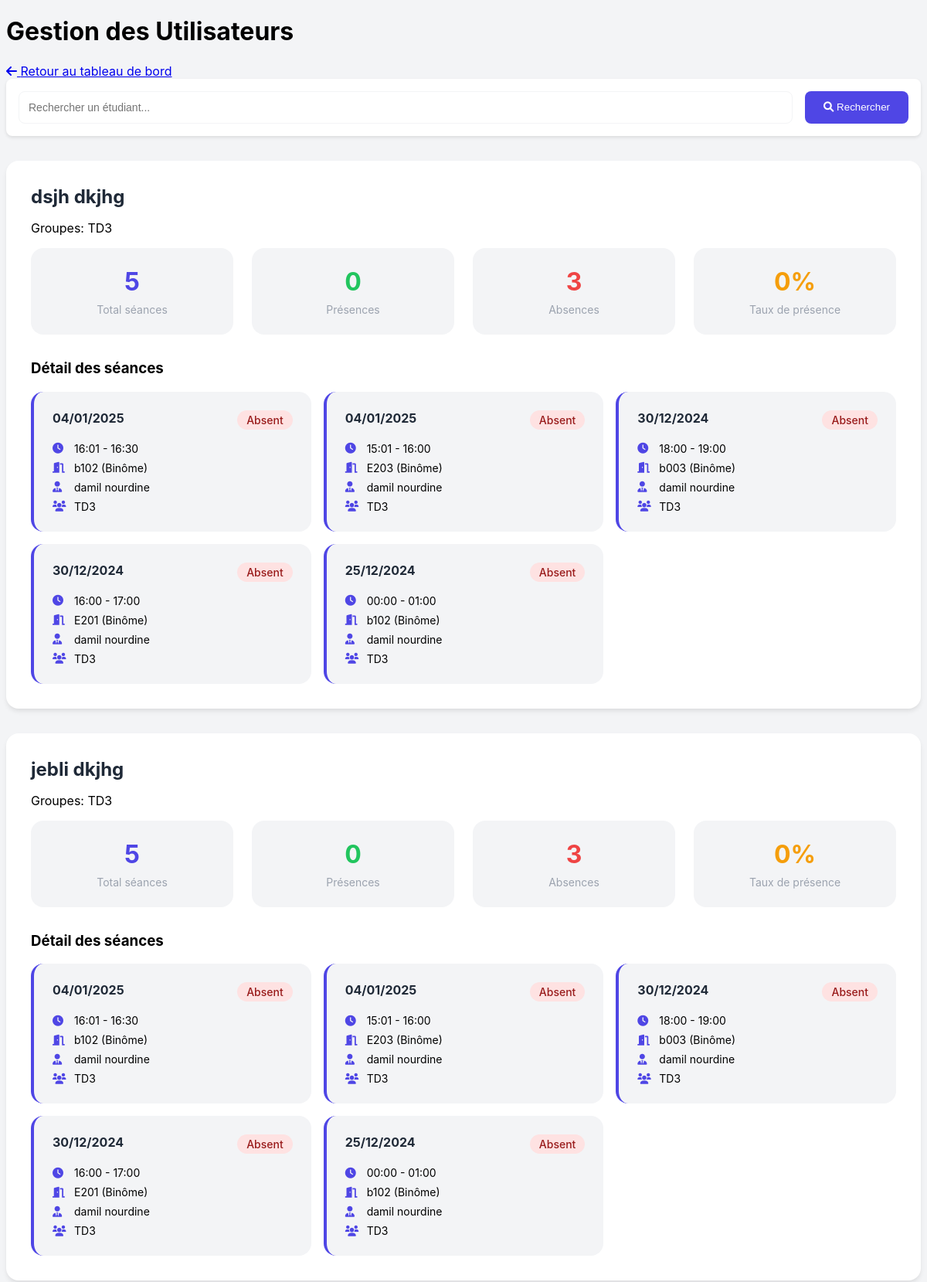
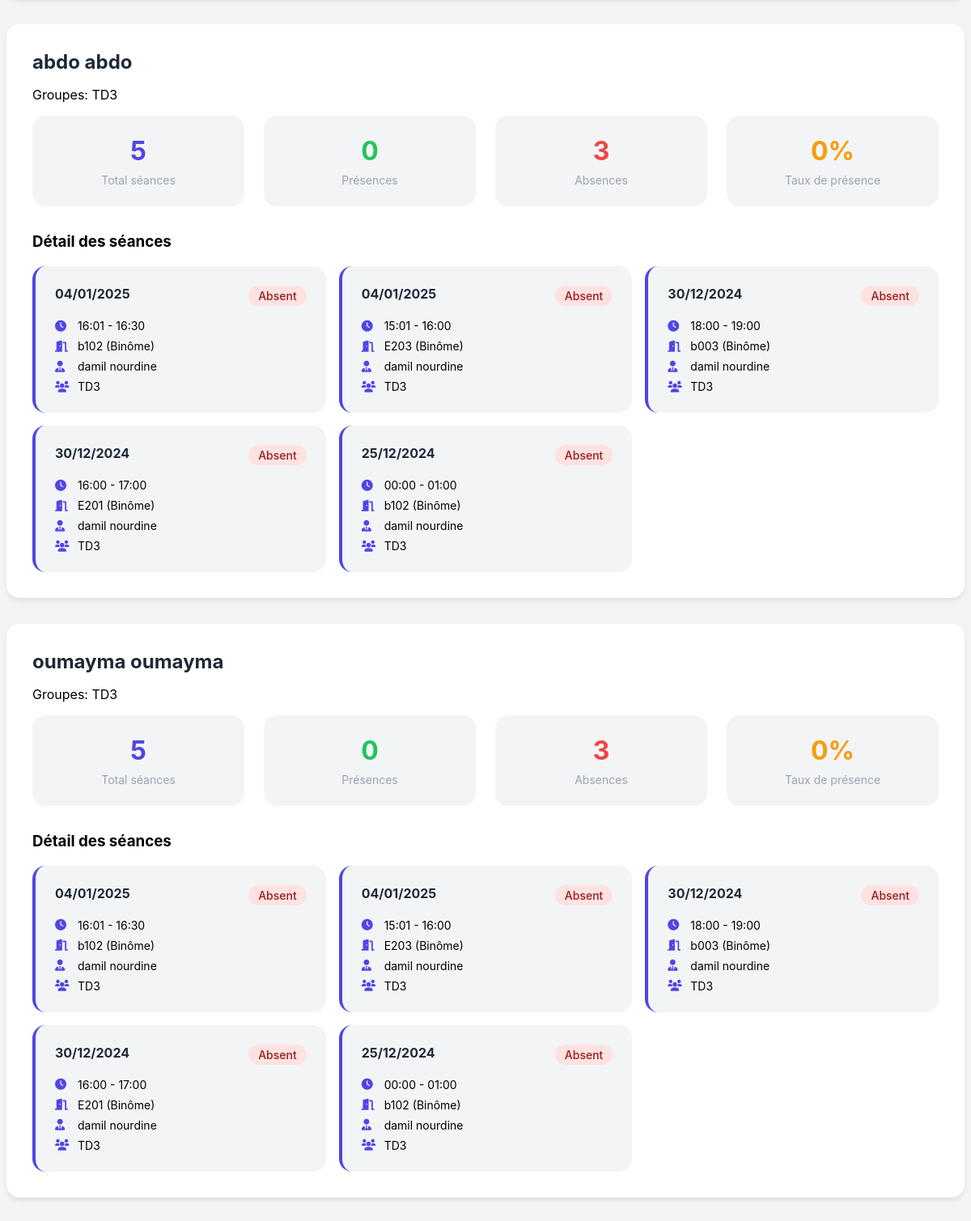
The app's page /admin/reports.php (signed in, upper part) with its own data (2 pictures, top to bottom).
### tables this page shows
CREATE TABLE `users` (
  `id` int(11) NOT NULL,
  `username` varchar(50) NOT NULL,
  `password` varchar(255) NOT NULL,
  `email` varchar(100) NOT NULL,
  `user_type` enum('admin','professeur','etudiant') NOT NULL,
  `nom` varchar(50) NOT NULL,
  `prenom` varchar(50) NOT NULL,
  `photo_url` varchar(255) DEFAULT NULL,
  `created_at` timestamp NOT NULL DEFAULT current_timestamp()
);

CREATE TABLE `seances` (
  `id` int(11) NOT NULL,
  `date_seance` date NOT NULL,
  `heure_debut` time NOT NULL,
  `heure_fin` time NOT NULL,
  `id_professeur` int(11) NOT NULL,
  `id_salle` int(11) NOT NULL,
  `id_groupe_td` int(11) NOT NULL,
  `statut` enum('programmee','en_cours','terminee') DEFAULT 'programmee',
  `created_at` timestamp NOT NULL DEFAULT current_timestamp(),
  `updated_at` timestamp NOT NULL DEFAULT current_timestamp() ON UPDATE current_timestamp(),
  `validation_active` tinyint(1) DEFAULT 0
);

CREATE TABLE `salles` (
  `id` int(11) NOT NULL,
  `nom_salle` varchar(50) NOT NULL,
  `type_salle` enum('binome','groupe') NOT NULL,
  `capacite` int(11) NOT NULL DEFAULT 30
);

CREATE TABLE `groupes_td` (
  `id` int(11) NOT NULL,
  `nom_groupe` varchar(50) NOT NULL,
  `annee_scolaire` varchar(20) NOT NULL
);

### admin/reports.php (the view, shortened to what this page needs)
<?php
require_once '../config/database.php';
$search = $_GET['search'] ?? '';
try {
   $stmt = $conn->prepare("
       SELECT
           u.id,
           u.nom,
           u.prenom,
           u.photo_url,
           g.nom_groupe,
           COUNT(DISTINCT s.id) as total_seances,
           COUNT(DISTINCT CASE WHEN p.status = 'present' THEN s.id END) as total_presences,
           COUNT(DISTINCT CASE WHEN p.status = 'absent' THEN s.id END) as total_absences,
           GROUP_CONCAT(DISTINCT g.nom_groupe) as groupes
       FROM users u
       LEFT JOIN groupes_td_etudiants gte ON u.id = gte.id_etudiant
       LEFT JOIN groupes_td g ON gte.id_groupe_td = g.id
       LEFT JOIN seances s ON g.id = s.id_groupe_td
       LEFT JOIN presences p ON s.id = p.id_seance AND u.id = p.id_etudiant
       WHERE u.user_type = 'etudiant'
       AND (u.nom LIKE ? OR u.prenom LIKE ?)
       GROUP BY u.id
   ");
   $stmt->execute(["%$search%", "%$search%"]);
   $etudiants = $stmt->fetchAll();
   $stmt_seances = $conn->prepare("
       SELECT
           s.*,
           sl.nom_salle,
           sl.type_salle,
           g.nom_groupe,
           prof.nom as prof_nom,
           prof.prenom as prof_prenom,
           p.status,
           p.numero_place,
           COUNT(v.id) as validations_count
       FROM seances s
       JOIN salles sl ON s.id_salle = sl.id
       JOIN groupes_td g ON s.id_groupe_td = g.id
       JOIN users prof ON s.id_professeur = prof.id
       LEFT JOIN presences p ON s.id = p.id_seance AND p.id_etudiant = ?
       LEFT JOIN validations_presence v ON p.id = v.id_presence
       WHERE s.id_groupe_td IN (
           SELECT id_groupe_td
           FROM groupes_td_etudiants
           WHERE id_etudiant = ?
       )
       GROUP BY s.id
       ORDER BY s.date_seance DESC, s.heure_debut DESC
   ");
} catch(PDOException $e) {
   $error = $e->getMessage();
}
?>
<!DOCTYPE html>
<html lang="fr">
<head>
   <link href="https://cdnjs.cloudflare.com/ajax/libs/font-awesome/6.0.0/css/all.min.css" rel="stylesheet">
</head>
<body>
    <main class="main-content">
        <div class="top-bar">
            <h1 class="section-title">Gestion des Utilisateurs</h1>
            <a href="dashboard.php" class="btn btn-primary">
                <i class="fas fa-arrow-left"></i>
                Retour au tableau de bord
            </a>
        </div>
   <div class="container">
       <div class="navbar">
           <form class="search-form">
               <input type="text" name="search"
                      value="<?php echo htmlspecialchars($search); ?>"
                      class="search-input"
                      placeholder="Rechercher un étudiant...">
               <button type="submit" class="search-btn">
                   <i class="fas fa-search"></i> Rechercher
               </button>
           </form>
       </div>
       <?php foreach($etudiants as $etudiant): ?>
           <div class="student-card">
                   <div class="student-info">
                       <h2><?php echo htmlspecialchars($etudiant['nom'] . ' ' . $etudiant['prenom']); ?></h2>
                       <p>Groupes: <?php echo htmlspecialchars($etudiant['groupes']); ?></p>
                   </div>
               <div class="stats-grid">
                   <div class="stat-card">
                       <div class="stat-value">
                           <?php echo $etudiant['total_seances']; ?>
                       </div>
                       <div class="stat-label">Total séances</div>
                   </div>
                   <div class="stat-card">
                       <div class="stat-value" style="color: var(--success)">
                           <?php echo $etudiant['total_presences']; ?>
                       </div>
                       <div class="stat-label">Présences</div>
                   </div>
                   <div class="stat-card">
                       <div class="stat-value" style="color: var(--danger)">
                           <?php echo $etudiant['total_absences']; ?>
                       </div>
                       <div class="stat-label">Absences</div>
                   </div>
                   <div class="stat-card">
                       <div class="stat-value" style="color: var(--warning)">
                           <?php
                               echo $etudiant['total_seances'] > 0 ?
                                   round(($etudiant['total_presences'] / $etudiant['total_seances']) * 100) : 0;
                           ?>%
                       </div>
                       <div class="stat-label">Taux de présence</div>
                   </div>
               </div>
               <?php
               $stmt_seances->execute([$etudiant['id'], $etudiant['id']]);
               $seances = $stmt_seances->fetchAll();
               ?>
               <h3>Détail des séances</h3>
               <div class="seances-list">
                   <?php foreach($seances as $seance): ?>
                       <div class="seance-card">
                           <div class="seance-header">
                               <span class="seance-date">
                                   <?php echo date('d/m/Y', strtotime($seance['date_seance'])); ?>
                               </span>
                               <span class="status-badge status-<?php echo $seance['status'] ?? 'absent'; ?>">
                                   <?php echo ucfirst($seance['status'] ?? 'Absent'); ?>
                               </span>
                           </div>
                           <div class="seance-details">
                               <div class="detail-item">
                                   <i class="fas fa-clock"></i>
                                   <?php echo substr($seance['heure_debut'], 0, 5) . ' - ' .
                                       substr($seance['heure_fin'], 0, 5); ?>
                               </div>
                               <div class="detail-item">
                                   <i class="fas fa-door-open"></i>
                                   <?php echo htmlspecialchars($seance['nom_salle']); ?>
                                   (<?php echo $seance['type_salle'] === 'binome' ? 'Binôme' : 'Groupe'; ?>)
                               </div>
                               <div class="detail-item">
                                   <i class="fas fa-user-tie"></i>
                                   <?php echo htmlspecialchars($seance['prof_nom'] . ' ' . $seance['prof_prenom']); ?>
                               </div>
                               <div class="detail-item">
                                   <i class="fas fa-users"></i>
                                   <?php echo htmlspecialchars($seance['nom_groupe']); ?>
                               </div>
                           </div>
                       </div>
                   <?php endforeach; ?>
               </div>
           </div>
       <?php endforeach; ?>
   </div>
</body>
</html>

### admin/reports.php (style rules this page uses)
:root { --primary: #4f46e5; --secondary: #0ea5e9; --success: #22c55e; --danger: #ef4444; --warning: #f59e0b; --white: #ffffff; --light: #f3f4f6; --dark: #1f2937; --gray: #9ca3af; --sidebar-width: 280px; }
body { background: var(--light); font-family: 'Inter', sans-serif; }
.student-card { background: var(--white); border-radius: 1rem; padding: 2rem; margin-bottom: 2rem; box-shadow: 0 4px 6px -1px rgba(0, 0, 0, 0.1); }
.student-info h2 { color: var(--dark); margin: 0; }
.stats-grid { display: grid; grid-template-columns: repeat(auto-fit, minmax(200px, 1fr)); gap: 1.5rem; margin-bottom: 2rem; }
.stat-card { background: var(--light); padding: 1.5rem; border-radius: 1rem; text-align: center; transition: transform 0.3s ease; }
.stat-value { font-size: 2rem; font-weight: bold; color: var(--primary); margin-bottom: 0.5rem; }
.stat-label { color: var(--gray); font-size: 0.875rem; }
.seances-list { display: grid; grid-template-columns: repeat(auto-fit, minmax(300px, 1fr)); gap: 1rem; }
.seance-card { background: var(--light); padding: 1.5rem; border-radius: 1rem; border-left: 4px solid var(--primary); }
.seance-header { display: flex; justify-content: space-between; margin-bottom: 1rem; }
.seance-date { font-weight: bold; color: var(--dark); }
.status-badge { padding: 0.25rem 0.75rem; border-radius: 9999px; font-size: 0.875rem; font-weight: 500; }
.status-absent { background: #fee2e2; color: #991b1b; }
.seance-details { display: grid; gap: 0.5rem; font-size: 0.875rem; }
.detail-item { display: flex; align-items: center; gap: 0.5rem; }
.detail-item i { width: 20px; color: var(--primary); }
.navbar { background: var(--white); padding: 1rem; margin-bottom: 2rem; border-radius: 0.5rem; box-shadow: 0 2px 4px rgba(0,0,0,0.1); }
.search-form { display: flex; gap: 1rem; }
.search-input { flex: 1; padding: 0.75rem; border: 1px solid var(--light); border-radius: 0.5rem; font-size: 0.875rem; }
.search-btn { padding: 0.75rem 1.5rem; background: var(--primary); color: var(--white); border: none; border-radius: 0.5rem; cursor: pointer; transition: all 0.3s ease; }

### records on screen
users: nom+prenom "dsjh dkjhg", groupes "TD3", total_seances "5", total_presences "0", total_absences "3", total_seances "0"
seances: date_seance "04/01/2025", status "Absent", heure_debut "16:01", heure_fin "16:30", id_salle.nom_salle "b102", id_professeur.prenom "damil nourdine", id_groupe_td.nom_groupe "TD3"
seances: date_seance "04/01/2025", status "Absent", heure_debut "15:01", heure_fin "16:00", id_salle.nom_salle "E203", id_professeur.prenom "damil nourdine", id_groupe_td.nom_groupe "TD3"
seances: date_seance "30/12/2024", status "Absent", heure_debut "18:00", heure_fin "19:00", id_salle.nom_salle "b003", id_professeur.prenom "damil nourdine", id_groupe_td.nom_groupe "TD3"
seances: date_seance "30/12/2024", status "Absent", heure_debut "16:00", heure_fin "17:00", id_salle.nom_salle "E201", id_professeur.prenom "damil nourdine", id_groupe_td.nom_groupe "TD3"
seances: date_seance "25/12/2024", status "Absent", heure_debut "00:00", heure_fin "01:00", id_salle.nom_salle "b102", id_professeur.prenom "damil nourdine", id_groupe_td.nom_groupe "TD3"
users: nom+prenom "jebli dkjhg", groupes "TD3", total_seances "5", total_presences "0", total_absences "3", total_seances "0"
users: nom+prenom "abdo abdo", groupes "TD3", total_seances "5", total_presences "0", total_absences "3", total_seances "0"
users: nom+prenom "oumayma oumayma", groupes "TD3", total_seances "5", total_presences "0", total_absences "3", total_seances "0"
